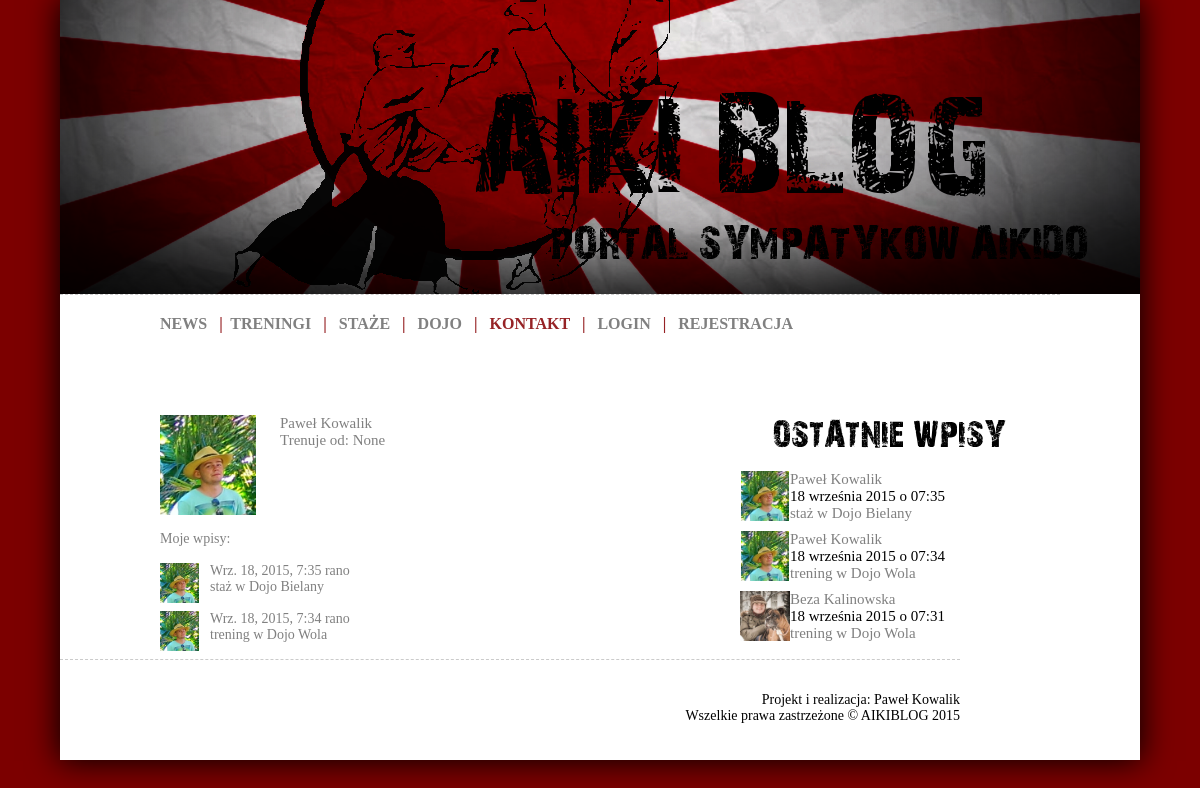
Before: /user/1/ with the older database file.
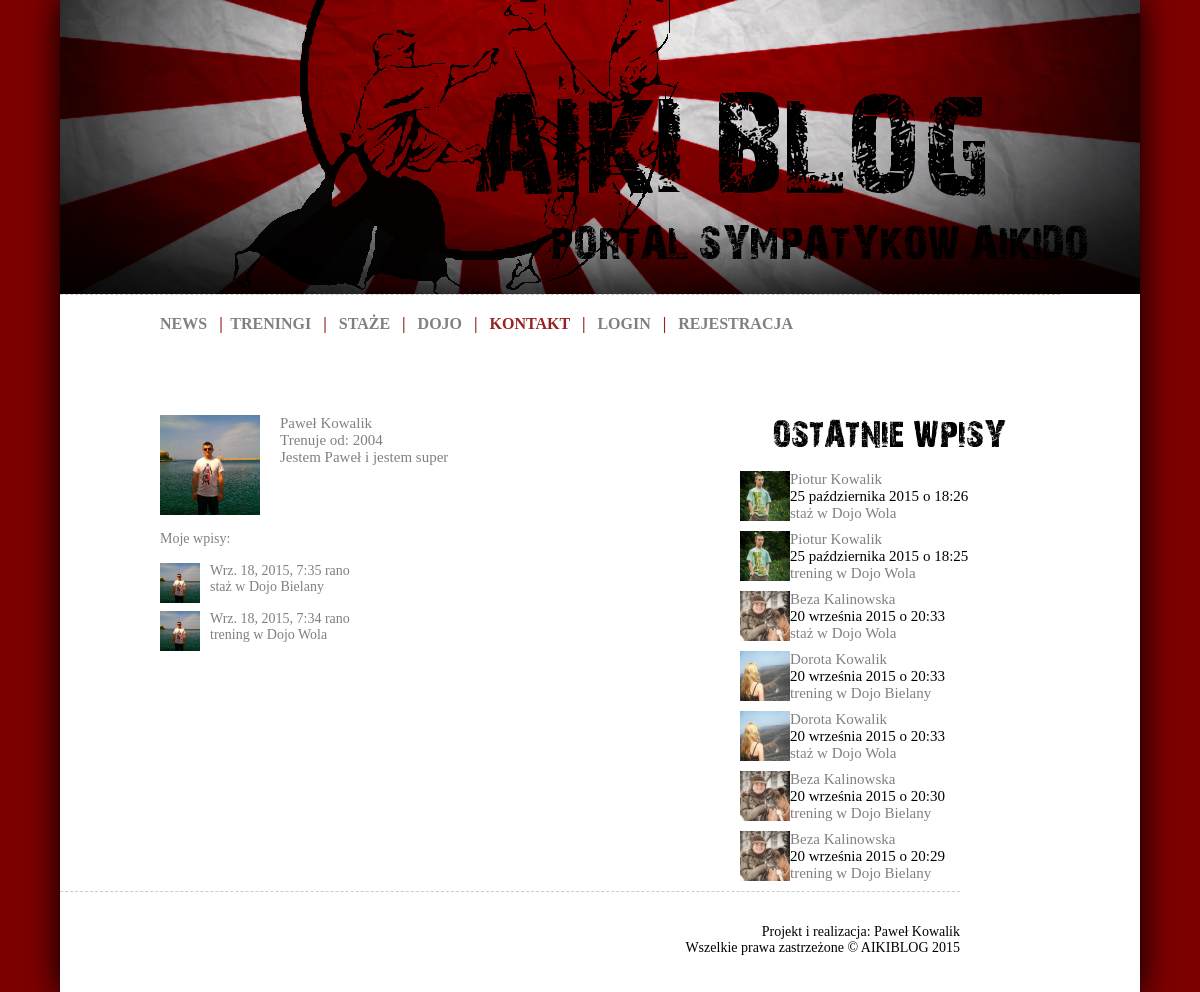
After: the same page with the newer database file.
### aikiblog/models.py (models this page shows, shortened)
class User(AbstractUser):
    SEX = (
        ('K','Kobieta'),
        ('M','Mężczyzna'),
    )
    avatar = models.ImageField(upload_to='static/avatars/%Y/%m/%d', null=True, blank=True)
    start_year = models.IntegerField(null=True, blank=True, verbose_name='Trenuje od')
    about_text = models.TextField(null=True, blank=True, verbose_name='O mnie')
    sex = models.CharField(max_length=1, choices=SEX, verbose_name='Płeć')

class Training(models.Model):
    TYPE = (
        ('T','trening'),
        ('S','staż'),
    )
    user = models.ForeignKey(User, verbose_name='Ćwiczący')
    date = models.DateTimeField('Data treningu')
    place = models.ForeignKey(Dojo, verbose_name='Miejsce treningu')
    sensei = models.ForeignKey(Sensei, verbose_name='Sensei')
    slug = models.SlugField('Odnosnik', max_length=50)
    techniques = models.ManyToManyField(TechTren, verbose_name='Techniki')
    type = models.CharField(max_length=1, choices=TYPE, verbose_name='Typ')
    notes = models.TextField(verbose_name="Notatki")
    class Meta:
        verbose_name = "Trening"
        verbose_name_plural = "Treningi"

class Dojo(models.Model):
    name = models.CharField('Nazwa dojo', max_length=50)
    slug = models.SlugField('Odnosnik', max_length=50)
    start_year = models.IntegerField(verbose_name='Rok założenia')
    city = models.CharField('Miasto', max_length=50)
    adress = models.CharField('Adres', max_length=50)
    sensei = models.ForeignKey(Sensei, verbose_name='Sensei')
    image1 = models.ImageField(upload_to='static/dojo', verbose_name='Zdjęcie 1')
    image2 = models.ImageField(upload_to='static/dojo', null=True, blank=True, verbose_name='Zdjęcie 2')
    image3 = models.ImageField(upload_to='static/dojo', null=True, blank=True, verbose_name='Zdjęcie 3')
    story = models.TextField(null=True, blank=True, verbose_name='Historia')
    trainings = models.TextField(null=True, blank=True, verbose_name='Treningi')
    users = models.ManyToManyField(User, blank=True, verbose_name='Byli tutaj')
    class Meta:
        verbose_name = "Dojo"
        verbose_name_plural = "Dojo"
    def __unicode__(self):
        return self.name

### aikiblog/views.py (the view)
# urls.py: url(r'^user/(?P<pk>[\w\-_]+)/$', UserDetail.as_view(), name='user-detail'),
class UserDetail(generic.DetailView):
    model = User
    def get_context_data(self, **kwargs):
        context = super(UserDetail, self).get_context_data(**kwargs)
        context['all_trainings'] = Training.objects.order_by('-date')[:7]
        context['all_user_trainings'] = Training.objects.order_by('-date')
        return context

### aikiblog/templates/aikiblog/user_detail.html
{% extends "base.html" %}
{% block content %}
    <div id="post_avatar">
        <img src="{{ STATIC_URL|cut:'static/' }}{{ user.avatar }}" height=100/>
    </div>
    <div id="post_head_user_detail">
        {{ user.first_name }} {{ user.last_name }}<br>
        Trenuje od: {{ user.start_year }}<br>
        {{ user.about_text }}<br>
    </div>
    <div id="post_body_user_detail"><br>
        Moje wpisy:<br><br>
        {% for entry in all_user_trainings %}
            {% ifequal user.id entry.user.id %}
            <div id="post_body_avatar">
                <img src="{{ STATIC_URL|cut:'static/' }}{{ entry.user.avatar }}" height=40/>
            </div>
            <div id="post_body_entry">
                {{ entry.date }}<br>
                <a href="{% url "training-detail" entry.slug %}">
                {% ifequal entry.type "T" %}
                trening
                {% endifequal %}
                {% ifequal entry.type "S" %}
                staż
                {% endifequal %}
                w {{ entry.place }}</a>
            </div><br><br><br>
            {% endifequal %}
        {% endfor %}
    </div>
{% endblock %}
{% block menuright %}
    {% include "aikiblog/parts/menuright.html" %}
{% endblock %}

### aikiblog/templates/aikiblog/parts/menuright.html
<div id="menuright">
        <div id="menuright_logo">
        </div>
        <br>
        {% for entry in all_trainings %}
        <div id="menuright_post">
            <div id="menuright_avatar">
                <a href="{% url "user-detail" entry.user.id %}"><img src="{{ STATIC_URL|cut:'static/' }}{{ entry.user.avatar }}" height=50/></a>
            </div>
            <div id="menuright_head">
                <a href="{% url "user-detail" entry.user.id %}">{{ entry.user.first_name }} {{ entry.user.last_name }}</a><br>
                {{ entry.date|date:"d E Y" }} o {{ entry.date|date:"H:i" }}<br>
                <a href="{% url "training-detail" entry.slug %}">
                {% ifequal entry.type "T" %}
                trening
                {% endifequal %}
                {% ifequal entry.type "S" %}
                staż
                {% endifequal %}
                w {{ entry.place }}</a>
            </div>
        </div>
        {% endfor %}
        <br>
    </div>

Changed rows visible on the page:
no longer on one of the page's lists (row unchanged): Training: user.first_name "Paweł", user.last_name "Kowalik", date "18 września 2015", date "07:35", place "Dojo Bielany"
no longer on one of the page's lists (row unchanged): Training: user.first_name "Paweł", user.last_name "Kowalik", date "18 września 2015", date "07:34", place "Dojo Wola"
no longer on this page (row unchanged): Training: user.avatar (picture), user.first_name "Beza", user.last_name "Kalinowska", date "18 września 2015", date "07:31", place "Dojo Wola"
changed User "Paweł": avatar: a different picture; start_year "None" → "2004"; about_text (not shown) → "Jestem Paweł i jestem super"
changed through a linked row, Training "Wrz. 18, 2015, 7:35 rano": user.avatar: a different picture
changed through a linked row, Training "Wrz. 18, 2015, 7:34 rano": user.avatar: a different picture
added Training: user.avatar (picture), user.first_name "Piotur", user.last_name "Kowalik", date "25 października 2015", date "18:26", place "Dojo Wola"
added Training: user.avatar (picture), user.first_name "Piotur", user.last_name "Kowalik", date "25 października 2015", date "18:25", place "Dojo Wola"
added Training: user.avatar (picture), user.first_name "Beza", user.last_name "Kalinowska", date "20 września 2015", date "20:33", place "Dojo Wola"
added Training: user.avatar (picture), user.first_name "Dorota", user.last_name "Kowalik", date "20 września 2015", date "20:33", place "Dojo Bielany"
added Training: user.avatar (picture), user.first_name "Dorota", user.last_name "Kowalik", date "20 września 2015", date "20:33", place "Dojo Wola"
added Training: user.avatar (picture), user.first_name "Beza", user.last_name "Kalinowska", date "20 września 2015", date "20:30", place "Dojo Bielany"
added Training: user.avatar (picture), user.first_name "Beza", user.last_name "Kalinowska", date "20 września 2015", date "20:29", place "Dojo Bielany"
